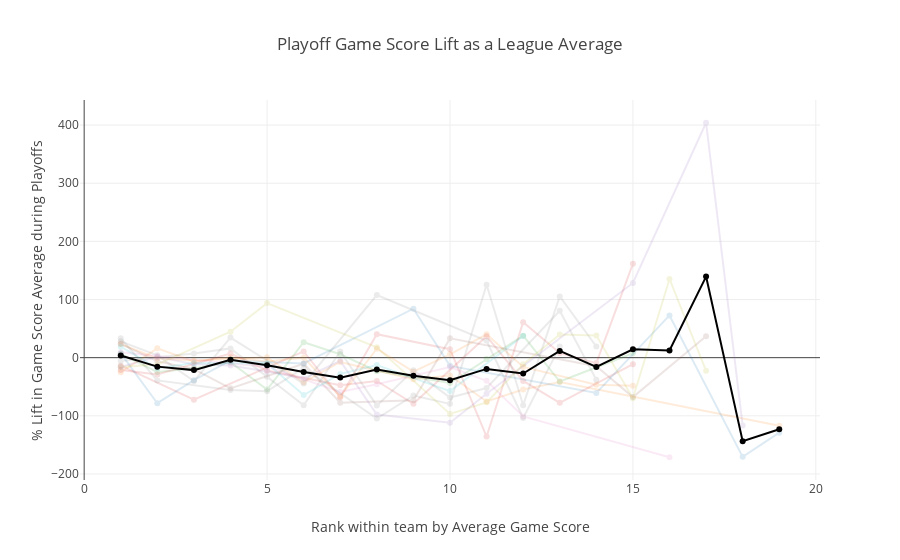

The notebook cell saved with this chart:
### Code cell
teams = ps.teamAbbr.unique()
traces = []
colors = pc.DEFAULT_PLOTLY_COLORS
playGS = playGS.sort_values(['teamAbbr', 'rank_reg'])

for i, team in list(enumerate(teams)):
    traces += [go.Scatter(
                x=playGS.loc[playGS.teamAbbr == team, 'rank_reg'],
                y=playGS.loc[playGS.teamAbbr == team, 'playDiff'],
                name=team,
                text=playGS.loc[playGS.teamAbbr == team, 'playDispNm'],
                visible=True,
                opacity = 0.15,
                marker=dict(color = colors[i%len(colors)]),
                hoverinfo='none'
                          )
              ] 
    
leagueAvg = playGS.groupby(['rank_reg'], as_index=False)['playDiff'].mean()

traces += [go.Scatter(
            x=leagueAvg['rank_reg'],
            y=leagueAvg['playDiff'],
            name='Playoff Avg Lift',
            visible=True,
            opacity = 1,
            marker=dict(color = 'rgb(0,0,0)')
                      )
          ] 

layout = dict(
    title='Playoff Game Score Lift as a League Average', 
    showlegend=False,
    xaxis=dict(
        title='Rank within team by Average Game Score'
               ),
    yaxis=dict(
        title='% Lift in Game Score Average during Playoffs'
               ),    
              )

fig = dict(data=traces, layout=layout)


iplot(fig, filename='GmSc League')

### Figure 1 — Plotly figure (JSON) as saved in the notebook; plotly's stock layout.template omitted (floating-point values rounded to 4 significant figures)
{"data": [{"hoverinfo": "none", "marker": {"color": "rgb(31, 119, 180)"}, "name": "NY", "opacity": 0.15, "text": [], "type": "scatter", "visible": true, "x": [], "y": []}, {"hoverinfo": "none", "marker": {"color": "rgb(255, 127, 14)"}, "name": "CLE", "opacity": 0.15, "text": ["LeBron James", "Kyrie Irving", "Kevin Love", "Tristan Thompson", "Kyle Korver", "Channing Frye", "Deron Williams", "Iman Shumpert", "Dahntay Jones", "Derrick Williams", "Richard Jefferson", "James Jones"], "type": "scatter", "visible": true, "x": [1, 2, 3, 5, 6, 7, 9, 10, 11, 12, 13, 19], "y": [23.49, -1.386, -4.736, 0.7354, -42.21, -7.342, -37.25, -30.76, -75.33, -54.86, -41.73, -117.2]}, {"hoverinfo": "none", "marker": {"color": "rgb(44, 160, 44)"}, "name": "UTA", "opacity": 0.15, "text": ["Gordon Hayward", "Rudy Gobert", "George Hill", "Derrick Favors", "Rodney Hood", "Joe Johnson", "Joe Ingles", "Shelvin Mack", "Trey Lyles", "Dante Exum", "Boris Diaw", "Jeff Withey", "Joel Bolomboy"], "type": "scatter", "visible": true, "x": [1, 2, 3, 4, 5, 6, 7, 8, 10, 11, 12, 13, 15], "y": [6.552, -24.8, -18.13, -7.893, -54.78, 26.64, 5.913, -23.19, -43.54, -2.187, 37.82, -41.04, 7.623]}, {"hoverinfo": "none", "marker": {"color": "rgb(214, 39, 40)"}, "name": "POR", "opacity": 0.15, "text": ["Damian Lillard", "Jusuf Nurkic", "Al-Farouq Aminu", "Allen Crabbe", "Evan Turner", "Noah Vonleh", "Meyers Leonard", "Shabazz Napier", "Pat Connaughton", "Tim Quarterman", "Jake Layman"], "type": "scatter", "visible": true, "x": [1, 3, 6, 7, 8, 10, 11, 12, 13, 14, 15], "y": [-13.8, -72.37, 10.74, -68.13, 40.43, 14.51, -135.6, 61.06, 7.805, -9.36, 161.7]}, {"hoverinfo": "none", "marker": {"color": "rgb(148, 103, 189)"}, "name": "SA", "opacity": 0.15, "text": [], "type": "scatter", "visible": true, "x": [], "y": []}, {"hoverinfo": "none", "marker": {"color": "rgb(140, 86, 75)"}, "name": "GS", "opacity": 0.15, "text": [], "type": "scatter", "visible": true, "x": [], "y": []}, {"hoverinfo": "none", "marker": {"color": "rgb(227, 119, 194)"}, "name": "DAL", "opacity": 0.15, "text": [], "type": "scatter", "visible": true, "x": [], "y": []}, {"hoverinfo": "none", "marker": {"color": "rgb(127, 127, 127)"}, "name": "IND", "opacity": 0.15, "text": ["Paul George", "Jeff Teague", "Myles Turner", "Thaddeus Young", "Monta Ellis", "Lance Stephenson", "Kevin Seraphin", "Lavoy Allen", "Aaron Brooks"], "type": "scatter", "visible": true, "x": [1, 2, 3, 4, 6, 8, 11, 12, 13], "y": [28.05, 4.039, -40.38, 34.55, -44.54, 107.8, 29.17, -103.8, 19.0]}, {"hoverinfo": "none", "marker": {"color": "rgb(188, 189, 34)"}, "name": "MIA", "opacity": 0.15, "text": [], "type": "scatter", "visible": true, "x": [], "y": []}, {"hoverinfo": "none", "marker": {"color": "rgb(23, 190, 207)"}, "name": "ORL", "opacity": 0.15, "text": [], "type": "scatter", "visible": true, "x": [], "y": []}, {"hoverinfo": "none", "marker": {"color": "rgb(31, 119, 180)"}, "name": "BKN", "opacity": 0.15, "text": [], "type": "scatter", "visible": true, "x": [], "y": []}, {"hoverinfo": "none", "marker": {"color": "rgb(255, 127, 14)"}, "name": "BOS", "opacity": 0.15, "text": ["Isaiah Thomas", "Al Horford", "Avery Bradley", "Jae Crowder", "Marcus Smart", "Kelly Olynyk", "Amir Johnson", "Terry Rozier", "Jaylen Brown", "Jonas Jerebko", "Gerald Green", "Tyler Zeller", "James Young", "Jordan Mickey"], "type": "scatter", "visible": true, "x": [1, 2, 3, 4, 5, 6, 7, 8, 9, 10, 11, 12, 14, 15], "y": [-24.93, 16.08, -6.557, 0.5819, -6.625, 0, -66.73, 15.33, -24.01, 5.717, 40.22, -15.87, -46.7, -48.41]}, {"hoverinfo": "none", "marker": {"color": "rgb(44, 160, 44)"}, "name": "DET", "opacity": 0.15, "text": [], "type": "scatter", "visible": true, "x": [], "y": []}, {"hoverinfo": "none", "marker": {"color": "rgb(214, 39, 40)"}, "name": "TOR", "opacity": 0.15, "text": ["DeMar DeRozan", "Kyle Lowry", "Serge Ibaka", "Cory Joseph", "DeMarre Carroll", "Patrick Patterson", "Lucas Nogueira", "Norman Powell", "Delon Wright", "Pascal Siakam", "Fred VanVleet"], "type": "scatter", "visible": true, "x": [1, 2, 4, 5, 7, 8, 9, 11, 12, 13, 15], "y": [-21.27, -29.04, 7.093, -22.12, -47.47, -40.12, -79.31, 36.98, -39.96, -77.54, -11.16]}, {"hoverinfo": "none", "marker": {"color": "rgb(148, 103, 189)"}, "name": "MIN", "opacity": 0.15, "text": [], "type": "scatter", "visible": true, "x": [], "y": []}, {"hoverinfo": "none", "marker": {"color": "rgb(140, 86, 75)"}, "name": "MEM", "opacity": 0.15, "text": ["Mike Conley", "Marc Gasol", "Zach Randolph", "JaMychal Green", "Vince Carter", "Brandan Wright", "Troy Daniels", "Andrew Harrison", "Wayne Selden", "Jarell Martin", "Deyonta Davis"], "type": "scatter", "visible": true, "x": [1, 2, 3, 4, 6, 7, 9, 10, 14, 15, 17], "y": [23.85, -6.272, -19.69, -52.74, -10.36, -77.32, -73.3, 33.2, -14.74, -67.8, 37.01]}, {"hoverinfo": "none", "marker": {"color": "rgb(227, 119, 194)"}, "name": "CHA", "opacity": 0.15, "text": [], "type": "scatter", "visible": true, "x": [], "y": []}, {"hoverinfo": "none", "marker": {"color": "rgb(127, 127, 127)"}, "name": "MIL", "opacity": 0.15, "text": ["Giannis Antetokounmpo", "Khris Middleton", "Greg Monroe", "Malcolm Brogdon", "Michael Beasley", "Tony Snell", "John Henson", "Matthew Dellavedova", "Spencer Hawes", "Jason Terry", "Thon Maker", "Rashad Vaughn"], "type": "scatter", "visible": true, "x": [1, 3, 4, 5, 6, 7, 8, 9, 10, 11, 13, 14], "y": [-5.59, 7.093, 15.94, -32.84, -81.86, 10.65, -82.44, -21.78, -68.65, -52.19, 80.66, -37.88]}, {"hoverinfo": "none", "marker": {"color": "rgb(188, 189, 34)"}, "name": "DEN", "opacity": 0.15, "text": [], "type": "scatter", "visible": true, "x": [], "y": []}, {"hoverinfo": "none", "marker": {"color": "rgb(23, 190, 207)"}, "name": "NO", "opacity": 0.15, "text": [], "type": "scatter", "visible": true, "x": [], "y": []}, {"hoverinfo": "none", "marker": {"color": "rgb(31, 119, 180)"}, "name": "OKC", "opacity": 0.15, "text": ["Russell Westbrook", "Enes Kanter", "Victor Oladipo", "Steven Adams", "Taj Gibson", "Jerami Grant", "Doug McDermott", "Domantas Sabonis", "Semaj Christon", "Kyle Singler", "Norris Cole"], "type": "scatter", "visible": true, "x": [1, 2, 3, 4, 6, 9, 10, 14, 16, 18, 19], "y": [7.414, -78.33, -38.67, -4.805, -10.05, 84.19, -14.09, -60.68, 72.65, -170.6, -128.9]}, {"hoverinfo": "none", "marker": {"color": "rgb(255, 127, 14)"}, "name": "PHI", "opacity": 0.15, "text": [], "type": "scatter", "visible": true, "x": [], "y": []}, {"hoverinfo": "none", "marker": {"color": "rgb(44, 160, 44)"}, "name": "SAC", "opacity": 0.15, "text": [], "type": "scatter", "visible": true, "x": [], "y": []}, {"hoverinfo": "none", "marker": {"color": "rgb(214, 39, 40)"}, "name": "PHO", "opacity": 0.15, "text": [], "type": "scatter", "visible": true, "x": [], "y": []}, {"hoverinfo": "none", "marker": {"color": "rgb(148, 103, 189)"}, "name": "HOU", "opacity": 0.15, "text": ["James Harden", "Clint Capela", "Trevor Ariza", "Eric Gordon", "Lou Williams", "Ryan Anderson", "Patrick Beverley", "Montrezl Harrell", "Troy Williams", "Sam Dekker", "Bobby Brown", "Kyle Wiltjer", "Isaiah Taylor"], "type": "scatter", "visible": true, "x": [1, 2, 3, 4, 5, 6, 7, 8, 10, 11, 15, 17, 18], "y": [-15.88, 1.413, -11.36, -13.45, -23.79, -35.66, -5.533, -97.71, -112.0, -62.18, 128.4, 404.0, -116.7]}, {"hoverinfo": "none", "marker": {"color": "rgb(140, 86, 75)"}, "name": "LAL", "opacity": 0.15, "text": [], "type": "scatter", "visible": true, "x": [], "y": []}, {"hoverinfo": "none", "marker": {"color": "rgb(227, 119, 194)"}, "name": "WAS", "opacity": 0.15, "text": ["John Wall", "Bradley Beal", "Marcin Gortat", "Markieff Morris", "Ian Mahinmi", "Jason Smith", "Kelly Oubre Jr.", "Brandon Jennings", "Trey Burke", "Daniel Ochefu"], "type": "scatter", "visible": true, "x": [1, 2, 4, 5, 7, 8, 10, 11, 12, 16], "y": [9.297, 2.407, -10.11, -15.43, -59.11, -45.68, -16.03, -39.9, -101.0, -171.2]}, {"hoverinfo": "none", "marker": {"color": "rgb(127, 127, 127)"}, "name": "ATL", "opacity": 0.15, "text": ["Paul Millsap", "Dwight Howard", "Tim Hardaway Jr.", "Ersan Ilyasova", "Kent Bazemore", "Thabo Sefolosha", "Mike Muscala", "Mike Dunleavy", "Taurean Prince", "Kris Humphries", "Malcolm Delaney", "Jose Calderon"], "type": "scatter", "visible": true, "x": [1, 2, 4, 5, 6, 8, 9, 10, 11, 12, 13, 14], "y": [33.34, -39.13, -55.48, -57.61, -17.83, -104.8, -65.0, -79.44, 125.5, -81.68, 105.4, 19.15]}, {"hoverinfo": "none", "marker": {"color": "rgb(188, 189, 34)"}, "name": "CHI", "opacity": 0.15, "text": ["Jimmy Butler", "Dwyane Wade", "Robin Lopez", "Rajon Rondo", "Bobby Portis", "Jerian Grant", "Michael Carter-Williams", "Anthony Morrow", "Joffrey Lauvergne", "Paul Zipser", "Denzel Valentine", "Isaiah Canaan", "Cameron Payne"], "type": "scatter", "visible": true, "x": [1, 2, 4, 5, 8, 10, 11, 12, 13, 14, 15, 16, 17], "y": [-16.01, -11.6, 44.69, 93.82, 17.8, -96.68, -76.87, -11.25, 39.87, 37.99, -69.68, 135.3, -22.7]}, {"hoverinfo": "none", "marker": {"color": "rgb(23, 190, 207)"}, "name": "LAC", "opacity": 0.15, "text": ["Chris Paul", "Blake Griffin", "DeAndre Jordan", "Jamal Crawford", "Austin Rivers", "Marreese Speights", "Raymond Felton", "Brandon Bass", "Paul Pierce"], "type": "scatter", "visible": true, "x": [1, 2, 3, 5, 6, 7, 8, 10, 12], "y": [18.9, -18.32, -9.324, -9.919, -64.3, -27.95, -12.54, -57.48, 37.22]}, {"marker": {"color": "rgb(0,0,0)"}, "name": "Playoff Avg Lift", "opacity": 1, "type": "scatter", "visible": true, "x": [1, 2, 3, 4, 5, 6, 7, 8, 9, 10, 11, 12, 13, 14, 15, 16, 17, 18, 19], "y": [3.815, -15.41, -21.41, -3.784, -12.86, -24.49, -34.3, -20.46, -30.92, -38.77, -19.32, -27.24, 11.55, -16.03, 14.38, 12.25, 139.4, -143.6, -123.1]}], "layout": {"showlegend": false, "title": "Playoff Game Score Lift as a League Average", "xaxis": {"title": "Rank within team by Average Game Score"}, "yaxis": {"title": "% Lift in Game Score Average during Playoffs"}}}
